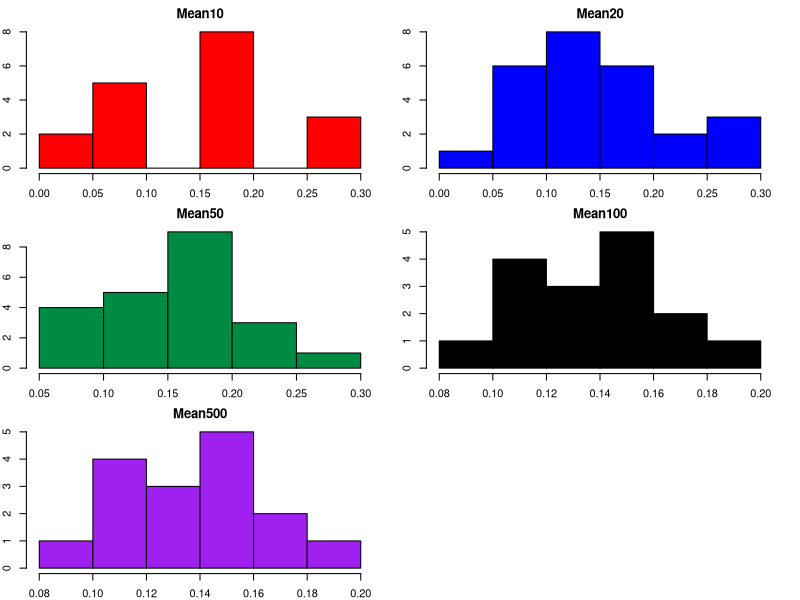

Reproduce this figure in R.
## ---- chunk 1
# Load some helpful libraries
library(tidyverse)
library(gridExtra)
## ---- chunk 2
sample10 <- NULL
sample20 <- NULL
sample50 <- NULL
sample100 <- NULL
sample500 <- NULL
a <- c(10,20,50,100,500)
for (i in 1:100){
  n = sample(a,1)
  if (n == 10){
  sample10 <- cbind(sample10, rbinom(n,1,0.15)) 
  }
  else if (n == 20){
  sample20 <- cbind(sample20, rbinom(n,1,0.15)) 
  }
  else if (n == 50){
  sample50 <- cbind(sample50, rbinom(n,1,0.15)) 
  }
  else if (n == 100){
  sample100 <- cbind(sample100, rbinom(n,1,0.15)) 
  }
  else {
  sample500 <- cbind(sample500, rbinom(n,1,0.15)) 
  }
}
## ---- chunk 3
# par(mfrow=c(2,5))
# ?gridExtra
sampleMean10 <- colMeans(sample10)
sampleMean20 <- colMeans(sample20)
sampleMean50 <- colMeans(sample50)
sampleMean100 <- colMeans(sample100)
sampleMean500 <- colMeans(sample500)
#Plot them together
par(mfrow=c(3,2))
par(mar=c(2,2,2,2))
hist(sampleMean10, col = "red", main = "Mean10", cex.lab = 1.1 )
hist(sampleMean20, col = "blue", main = "Mean20", cex.lab = 1.1 )
hist(sampleMean50, col = "springgreen4", main = "Mean50", cex.lab = 1.1 )
hist(sampleMean100, col = "black", main = "Mean100", cex.lab = 1.1 )
hist(sampleMean100, col = "purple", main = "Mean500", cex.lab = 1.1 )
## ---- chunk 4
sum <- sum(sampleMean10 * 10) + sum(sampleMean20 * 20) + sum(sampleMean50 * 50) + sum(sampleMean100 * 100) + sum(sampleMean500 * 500)
popMean <- sum/(10*21+20*15+50*25+100*20+500*10)
